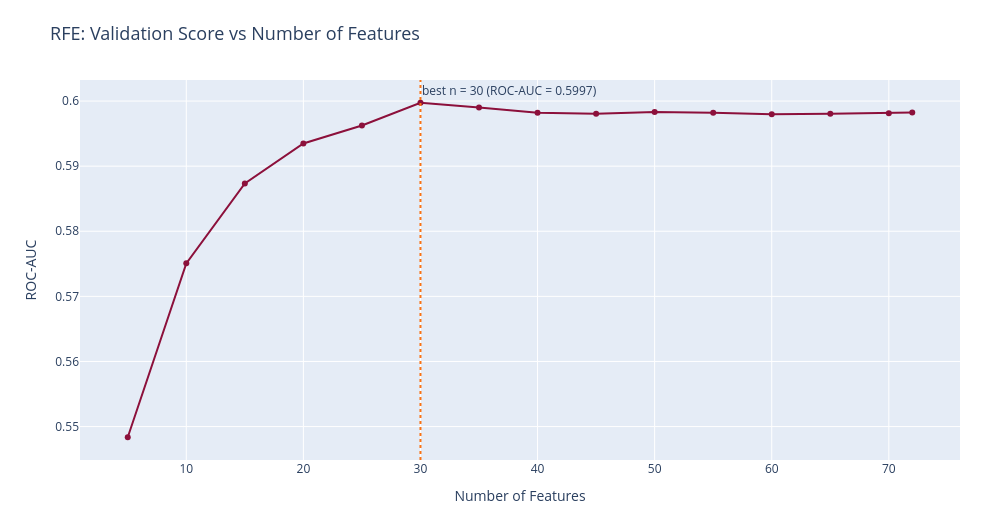

Notebook code cell kept with this figure:
### Markdown cell above
Wrapper methods evaluate feature subsets by retraining the model and measuring its predictive performance. We use **Recursive Feature Elimination (RFE)** with a `LogisticRegression(class_weight="balanced")` estimator and search for the optimal number of features by validation **ROC-AUC**.

ROC-AUC is preferred over the default `LogisticRegression.score()` (mean accuracy) because the donor-response target is imbalanced — a model that predicts the majority class for everyone reaches high accuracy without producing useful donor rankings. ROC-AUC is invariant to the class prior and rewards correct ranking of donors above non-donors, which is exactly what the project requires.

To avoid refitting RFE for every candidate `n_features`, we run a single RFE down to one feature; its `ranking_` attribute then exposes the elimination order, so any number of top-`K` features can be evaluated by re-fitting only the lightweight logistic regression on the selected columns.

### Code cell
"""1. RFE with optimal n_features search via validation ROC-AUC"""
base_estimator = LogisticRegression(
    class_weight="balanced",
    solver="liblinear",
    max_iter=1000,
    random_state=RANDOM_STATE,
)

"""Single RFE fit eliminating one feature at a time. ranking_[i] = 1 for the kept feature,
   2 for the last-eliminated, ..., n for the first-eliminated. Top-K features are ranking_ <= K."""
rfe_full = RFE(estimator=clone(base_estimator), n_features_to_select=1, step=1)
rfe_full.fit(X_train_prep, y_train)
ranking = rfe_full.ranking_

n_total = X_train_prep.shape[1]
nof_list = list(range(5, n_total + 1, 5))
if nof_list[-1] != n_total:
    nof_list.append(n_total)

auc_scores = []
for n_features in nof_list:
    mask = ranking <= n_features
    model = clone(base_estimator)
    model.fit(X_train_prep[:, mask], y_train)
    proba = model.predict_proba(X_val_prep[:, mask])[:, 1]
    auc_scores.append(roc_auc_score(y_val, proba))

best_idx = int(np.argmax(auc_scores))
best_n   = int(nof_list[best_idx])
best_auc = float(auc_scores[best_idx])

fig = plot_rfe_score_curve(nof_list, auc_scores, best_n=best_n, score_label="ROC-AUC")
fig.show()

wrapper_selected_features = [name for name, m in zip(feature_names, ranking <= best_n) if m]
print(f"Optimal number of features (by validation ROC-AUC): {best_n}")
print(f"Validation ROC-AUC at optimum: {best_auc:.4f}")
print(f"Wrapper-selected features: {len(wrapper_selected_features)} / {n_total}")

### Figure 1 — Plotly figure (JSON) as saved in the notebook; plotly's stock layout.template omitted (floating-point values rounded to 4 significant figures)
{"data": [{"hovertemplate": "Number of Features=%{x}<br>ROC-AUC=%{y}<extra></extra>", "legendgroup": "", "line": {"color": "#8C103B", "dash": "solid"}, "marker": {"color": "#8C103B", "symbol": "circle"}, "mode": "lines+markers", "name": "", "orientation": "v", "showlegend": false, "type": "scatter", "x": [5, 10, 15, 20, 25, 30, 35, 40, 45, 50, 55, 60, 65, 70, 72], "xaxis": "x", "y": [0.5484, 0.5751, 0.5873, 0.5935, 0.5962, 0.5997, 0.599, 0.5982, 0.5981, 0.5983, 0.5982, 0.598, 0.598, 0.5981, 0.5983], "yaxis": "y"}], "layout": {"annotations": [{"font": {"color": "#2A3F5F"}, "showarrow": false, "text": "best n = 30 (ROC-AUC = 0.5997)", "x": 30, "xanchor": "left", "xref": "x", "y": 1, "yanchor": "top", "yref": "y domain"}], "coloraxis": {"colorbar": {"tickfont": {"color": "#2A3F5F"}, "title": {"font": {"color": "#2A3F5F"}}}}, "font": {"color": "#2A3F5F"}, "height": 520, "legend": {"bgcolor": "rgba(255,255,255,0.75)", "bordercolor": "rgba(0,0,0,0)", "font": {"color": "#2A3F5F"}, "tracegroupgap": 0}, "margin": {"b": 60, "l": 80, "r": 40, "t": 80}, "paper_bgcolor": "#FFFFFF", "plot_bgcolor": "#E5ECF6", "shapes": [{"line": {"color": "#F97316", "dash": "dot"}, "type": "line", "x0": 30, "x1": 30, "xref": "x", "y0": 0, "y1": 1, "yref": "y domain"}], "title": {"font": {"color": "#2A3F5F", "size": 18}, "text": "RFE: Validation Score vs Number of Features"}, "width": 1000, "xaxis": {"anchor": "y", "domain": [0, 1], "gridcolor": "#FFFFFF", "showgrid": true, "tickfont": {"color": "#2A3F5F"}, "title": {"font": {"color": "#2A3F5F"}, "text": "Number of Features"}, "zeroline": false}, "yaxis": {"anchor": "x", "domain": [0, 1], "gridcolor": "#FFFFFF", "showgrid": true, "tickfont": {"color": "#2A3F5F"}, "title": {"font": {"color": "#2A3F5F"}, "text": "ROC-AUC"}, "zeroline": false}}}
